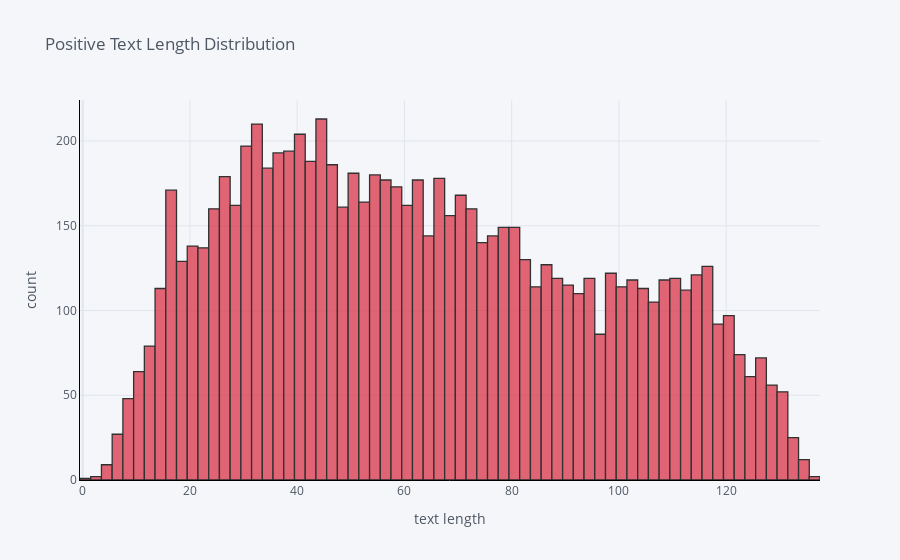
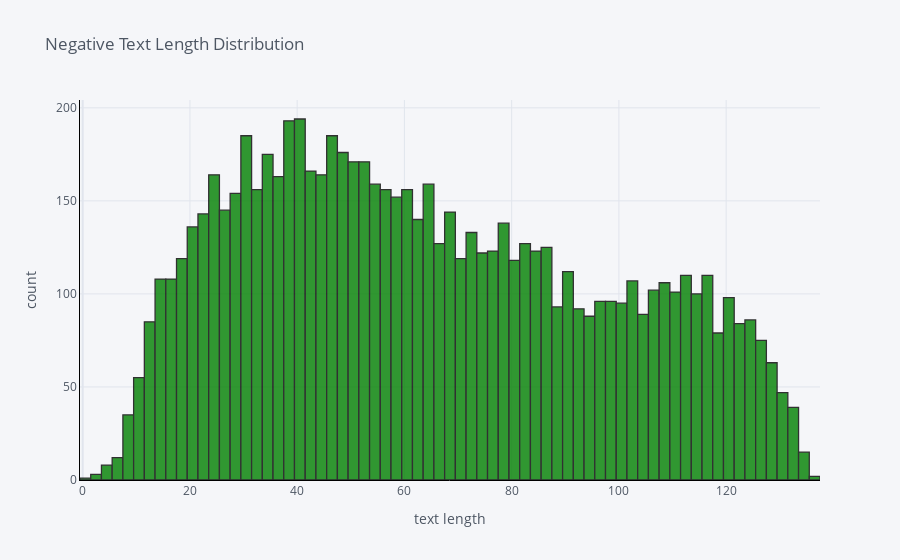
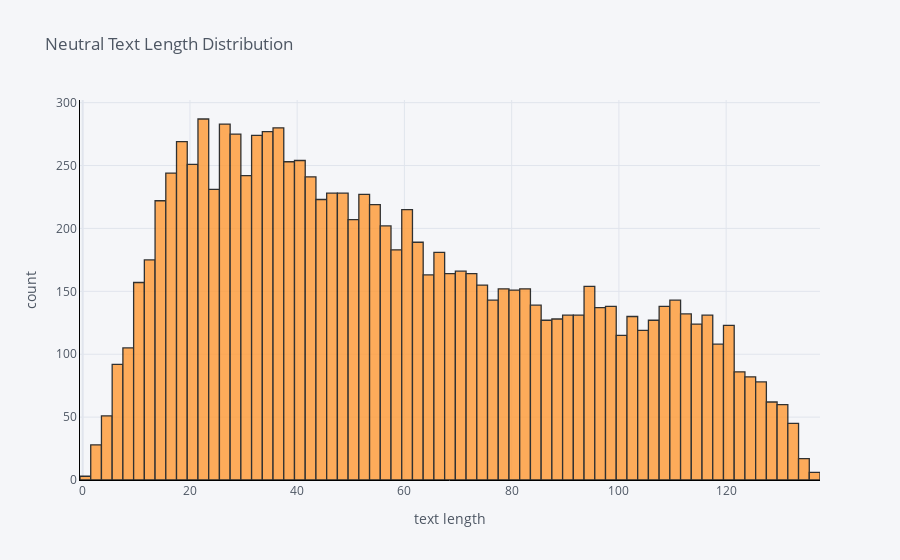

Notebook code for these charts, in order:
### Markdown cell above
# Does length of text and sentiment have any relation?

### Code cell
pos = train_f[train_f['sentiment'] == 'positive']
neg = train_f[train_f['sentiment'] == 'negative']
neutral = train_f[train_f['sentiment'] == 'neutral']

pos['text_length'].iplot(
    kind='hist',
    bins=100,
    xTitle='text length',
    linecolor='black',
    color='red',
    yTitle='count',
    title='Positive Text Length Distribution')

neg['text_length'].iplot(
    kind='hist',
    bins=100,
    xTitle='text length',
    linecolor='black',
    color='green',
    yTitle='count',
    title='Negative Text Length Distribution')

neutral['text_length'].iplot(
    kind='hist',
    bins=100,
    xTitle='text length',
    linecolor='black',
    yTitle='count',
    title='Neutral Text Length Distribution')

### Figure 1 — Plotly figure (JSON) as saved in the notebook; plotly's stock layout.template omitted (floating-point values rounded to 4 significant figures; data arrays with more than 128 entries replaced by an {"elided": "..."} marker saying what was removed)
{"data": [{"histfunc": "count", "histnorm": "", "marker": {"color": "rgba(219, 64, 82, 1.0)", "line": {"color": "#000000", "width": 1.3}}, "name": "text_length", "nbinsx": 100, "opacity": 0.8, "orientation": "v", "type": "histogram", "x": {"elided": "8582 int values"}}], "layout": {"barmode": "overlay", "legend": {"bgcolor": "#F5F6F9", "font": {"color": "#4D5663"}}, "paper_bgcolor": "#F5F6F9", "plot_bgcolor": "#F5F6F9", "title": {"font": {"color": "#4D5663"}, "text": "Positive Text Length Distribution"}, "xaxis": {"gridcolor": "#E1E5ED", "linecolor": "black", "showgrid": true, "tickfont": {"color": "#4D5663"}, "title": {"font": {"color": "#4D5663"}, "text": "text length"}, "zerolinecolor": "#E1E5ED"}, "yaxis": {"gridcolor": "#E1E5ED", "linecolor": "black", "showgrid": true, "tickfont": {"color": "#4D5663"}, "title": {"font": {"color": "#4D5663"}, "text": "count"}, "zerolinecolor": "#E1E5ED"}}}

### Figure 2 — Plotly figure (JSON) as saved in the notebook; plotly's stock layout.template omitted (floating-point values rounded to 4 significant figures; data arrays with more than 128 entries replaced by an {"elided": "..."} marker saying what was removed)
{"data": [{"histfunc": "count", "histnorm": "", "marker": {"color": "rgba(0, 128, 0, 1.0)", "line": {"color": "#000000", "width": 1.3}}, "name": "text_length", "nbinsx": 100, "opacity": 0.8, "orientation": "v", "type": "histogram", "x": {"elided": "7781 int values"}}], "layout": {"barmode": "overlay", "legend": {"bgcolor": "#F5F6F9", "font": {"color": "#4D5663"}}, "paper_bgcolor": "#F5F6F9", "plot_bgcolor": "#F5F6F9", "title": {"font": {"color": "#4D5663"}, "text": "Negative Text Length Distribution"}, "xaxis": {"gridcolor": "#E1E5ED", "linecolor": "black", "showgrid": true, "tickfont": {"color": "#4D5663"}, "title": {"font": {"color": "#4D5663"}, "text": "text length"}, "zerolinecolor": "#E1E5ED"}, "yaxis": {"gridcolor": "#E1E5ED", "linecolor": "black", "showgrid": true, "tickfont": {"color": "#4D5663"}, "title": {"font": {"color": "#4D5663"}, "text": "count"}, "zerolinecolor": "#E1E5ED"}}}

### Figure 3 — Plotly figure (JSON) as saved in the notebook; plotly's stock layout.template omitted (floating-point values rounded to 4 significant figures; data arrays with more than 128 entries replaced by an {"elided": "..."} marker saying what was removed)
{"data": [{"histfunc": "count", "histnorm": "", "marker": {"color": "rgba(255, 153, 51, 1.0)", "line": {"color": "#000000", "width": 1.3}}, "name": "text_length", "nbinsx": 100, "opacity": 0.8, "orientation": "v", "type": "histogram", "x": {"elided": "11117 int values"}}], "layout": {"barmode": "overlay", "legend": {"bgcolor": "#F5F6F9", "font": {"color": "#4D5663"}}, "paper_bgcolor": "#F5F6F9", "plot_bgcolor": "#F5F6F9", "title": {"font": {"color": "#4D5663"}, "text": "Neutral Text Length Distribution"}, "xaxis": {"gridcolor": "#E1E5ED", "linecolor": "black", "showgrid": true, "tickfont": {"color": "#4D5663"}, "title": {"font": {"color": "#4D5663"}, "text": "text length"}, "zerolinecolor": "#E1E5ED"}, "yaxis": {"gridcolor": "#E1E5ED", "linecolor": "black", "showgrid": true, "tickfont": {"color": "#4D5663"}, "title": {"font": {"color": "#4D5663"}, "text": "count"}, "zerolinecolor": "#E1E5ED"}}}
